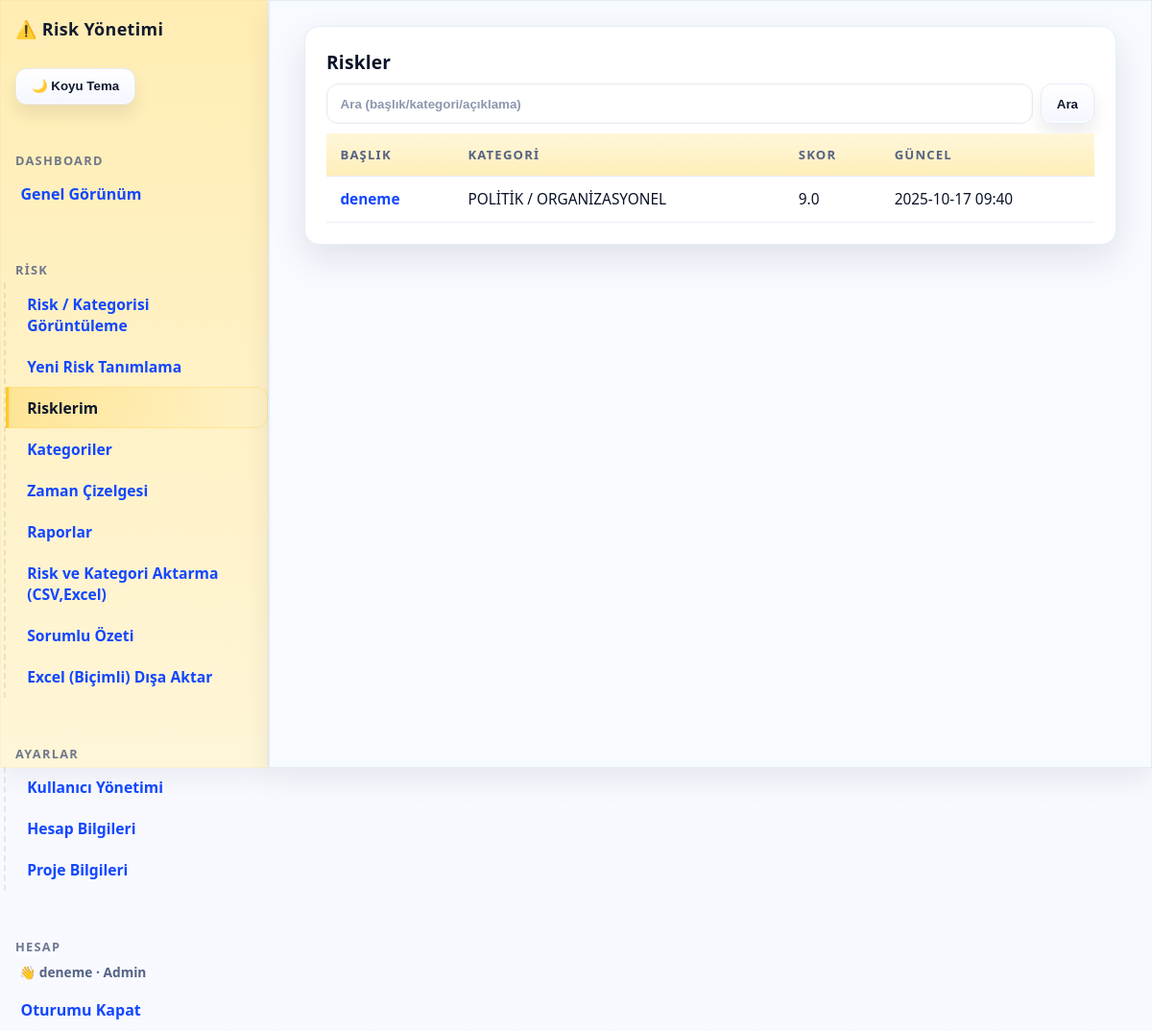
Page /risks (signed in) on the committed database.
### riskapp/models.py (models this page shows, shortened)
class Risk(db.Model):
    __tablename__ = "risks"
    id          = db.Column(db.Integer, primary_key=True)
    title       = db.Column(db.String(200), nullable=False, index=True)
    category    = db.Column(db.String(100), nullable=True, index=True)  # not: string olarak kalıyor
    description = db.Column(db.Text, nullable=True)
    owner       = db.Column(db.String(120), nullable=True)
    status      = db.Column(db.String(50), default="Open", index=True)
    risk_type   = db.Column(db.String(20), nullable=True)   # "product" | "project" | ...
    responsible = db.Column(db.String(120), nullable=True)  # Sorumlu kişi/ekip
    mitigation  = db.Column(db.Text, nullable=True)         # Önlemler / faaliyetler
    duration    = db.Column(db.String(100), nullable=True)  # Etki süresi (örn: 6 ay, proje boyunca)
    start_month = db.Column(db.String(20),  nullable=True)  # Başlangıç ayı (YYYY-MM)
    end_month   = db.Column(db.String(20),  nullable=True)  # Bitiş ayı (YYYY-MM)
    project_id  = db.Column(db.Integer, index=True)         # ProjectInfo.id ile eşleştirilir (FK opsiyonel)
    created_at  = db.Column(db.DateTime, default=datetime.utcnow)
    updated_at  = db.Column(db.DateTime, default=datetime.utcnow, onupdate=datetime.utcnow)
    evaluations = db.relationship(
        "Evaluation", backref="risk", cascade="all, delete-orphan", lazy=True
    )
    comments = db.relationship(
        "Comment", backref="risk", cascade="all, delete-orphan", lazy=True
    )
    def avg_prob(self):
        vals = [e.probability for e in self.evaluations if e.probability is not None]
        return (sum(vals) / len(vals)) if vals else None
    def avg_sev(self):
        vals = [e.severity for e in self.evaluations if e.severity is not None]
        return (sum(vals) / len(vals)) if vals else None
    def score(self):
        ap, asv = self.avg_prob(), self.avg_sev()
        if ap is None or asv is None:
            return None
        return round(ap * asv, 2)

class Evaluation(db.Model):
    __tablename__ = "evaluations"
    id        = db.Column(db.Integer, primary_key=True)
    risk_id   = db.Column(db.Integer, db.ForeignKey("risks.id"), nullable=False, index=True)
    evaluator = db.Column(db.String(120), nullable=True)
    probability = db.Column(db.Integer, nullable=False)  # 1..5
    severity    = db.Column(db.Integer, nullable=False)  # 1..5
    detection   = db.Column(db.Integer, nullable=True)   # 1..5 (ARTIK KULLANILMIYOR)
    comment     = db.Column(db.Text, nullable=True)
    created_at  = db.Column(db.DateTime, default=datetime.utcnow)

### riskapp/app.py (the view, shortened to what this page needs)
    @app.route("/risks")
    def risk_select():
        pid = _get_active_project_id()
        q = request.args.get("q", "").strip()
        query = Risk.query
        if pid:
            query = query.filter(Risk.project_id == pid)
        risks = query.order_by(Risk.updated_at.desc()).all()
        return render_template("risk_select.html", risks=risks, q=q)

### riskapp/templates/risk_select.html (shortened to what this page needs)
{% extends "base.html" %}
{% block content %}
<div class="card">
  <h3>Riskler</h3>
  <form class="searchbar" method="get">
    <input class="input" name="q" value="{{ q }}" placeholder="Ara (başlık/kategori/açıklama)">
    <button class="btn" type="submit">Ara</button>
  </form>
  <table class="table" style="margin-top:10px">
    <thead><tr><th>Başlık</th><th>Kategori</th><th>Skor</th><th>Güncel</th></tr></thead>
    <tbody>
      {% for r in risks %}
      <tr>
        <td><a href="{{ url_for('risk_detail', risk_id=r.id) }}">{{ r.title }}</a></td>
        <td>{{ r.category or "-" }}</td>
        <td>{% if r.score() %}{{ r.score() }}{% else %}—{% endif %}</td>
        <td>{{ r.updated_at.strftime("%Y-%m-%d %H:%M") }}</td>
      </tr>
      {% endfor %}
    </tbody>
  </table>
</div>
{% endblock %}

### riskapp/static/style.css (style rules this page uses)
:root { --bg:#0b0f14; --card:#121821; --muted:#8aa0b2; --fg:#e6eef8; --accent:#22c55e; --danger:#ef4444; --warn:#f59e0b; --line:#1f2937; --ink:#cfe0f0; --ink-dim:#9db0c0; --ink-strong:#e6eef8; --surface:#0f1a24; --surface-2:#0b1420; --surface-3:#111c29; --surface-4:#122136; --outline:#1b2a40; --ring:#3b82f6; }
html[data-theme="light"] { --bg:#f7f9ff; --card:#ffffff; --muted:#556384; --fg:#0a1328; --accent:#16a34a; --danger:#dc2626; --warn:#d97706; --line:#e6ebf4; --ink:#25324b; --ink-dim:#6b7692; --ink-strong:#0a1328; --surface:#f7faff; --surface-2:#fff7d6; --surface-3:#ffffff; --surface-4:#fff3cc; --outline:#e6ebf4; --ring:#ffd65a; }
* { box-sizing:border-box }
html,body { margin:0; padding:0; background:var(--bg); color:var(--fg); font-family:Inter,system-ui,Segoe UI,Roboto,Arial,sans-serif; -webkit-font-smoothing:antialiased; text-rendering:optimizeLegibility; transition: background .25s ease, color .25s ease; }
a { color:#93c5fd; text-decoration:none }
html[data-theme="light"] a { color:#1247ff }
.card { background:var(--card); border:1px solid var(--line); border-radius:16px; padding:16px; box-shadow:0 10px 30px rgba(0,0,0,.25); transition: background .25s ease, border-color .25s ease, box-shadow .25s ease; }
html[data-theme="light"] .card { box-shadow:0 14px 36px rgba(15,23,42,.10); }
.btn { display:inline-block; padding:10px 14px; border-radius:12px; background:#334155; color:#e5e7eb; border:1px solid var(--line); cursor:pointer; transition:opacity .15s ease, transform .02s ease, box-shadow .25s ease, background .25s ease, color .25s ease; font-weight:700; }
html[data-theme="light"] .btn { background:linear-gradient(180deg,#ffffff,#f4f7ff); color:#0f182d; border-color:#e6ebf4; box-shadow:0 10px 18px rgba(13,19,33,.08), inset 0 0 0 1px rgba(255,255,255,.95); }
.input, textarea, select { width:100%; background:#0f172a; border:1px solid #243042; color:var(--fg); padding:10px; border-radius:12px; transition:border-color .2s ease, box-shadow .2s ease, background .2s ease; }
html[data-theme="light"] .input, html[data-theme="light"] textarea, html[data-theme="light"] select { background:#ffffff; border:1px solid #e6ebf4; color:#0a1328; }
.table { width:100%; border-collapse:collapse }
.table th,.table td { border-bottom:1px solid var(--line); padding:10px; text-align:left; }
.table th { font-size:.86rem; letter-spacing:.06em; text-transform:uppercase; color:var(--muted); }
html[data-theme="light"] .table th,.table td { border-bottom-color:#e6ebf4; }
.searchbar { display:flex; gap:8px }

### rows in the picture
Risk: title "deneme", category "POLİTİK / ORGANİZASYONEL", score "9.0", updated_at "2025-10-17 09:40"

### other values in the picture
{{ session.get('username') }} "deneme"
{{ session.get('role')|capitalize }} "Admin"
